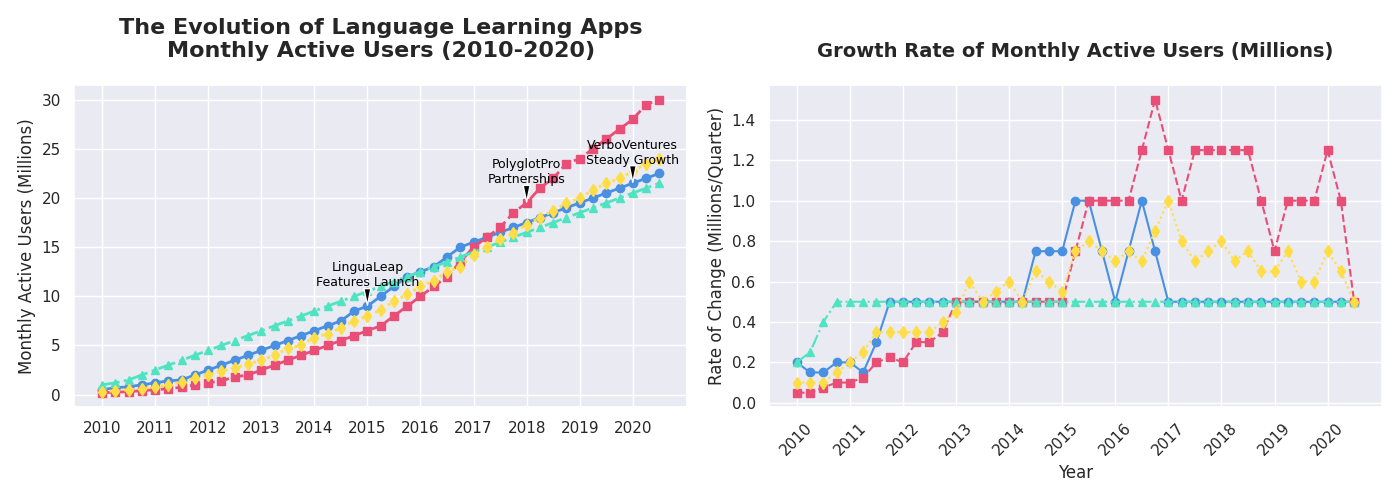

Python code for this plot:
import matplotlib.pyplot as plt
import numpy as np

quarters = np.arange(2010, 2020.75, 0.25)

lingualeap_users = np.array([0.5, 0.7, 0.8, 1.0, 1.2, 1.4, 1.5, 2.0, 2.5, 3.0, 3.5, 4.0, 4.5, 5.0, 5.5, 6.0, 6.5, 7.0, 7.5, 8.5, 9.0, 10.0, 11.0, 12.0, 12.5, 13.0, 14.0, 15.0, 15.5, 16.0, 16.5, 17.0, 17.5, 18.0, 18.5, 19.0, 19.5, 20.0, 20.5, 21.0, 21.5, 22.0, 22.5])
polyglotpro_users = np.array([0.2, 0.25, 0.3, 0.4, 0.5, 0.6, 0.75, 1.0, 1.2, 1.4, 1.8, 2.0, 2.5, 3.0, 3.5, 4.0, 4.5, 5.0, 5.5, 6.0, 6.5, 7.0, 8.0, 9.0, 10.0, 11.0, 12.0, 13.5, 15.0, 16.0, 17.0, 18.5, 19.5, 21.0, 22.0, 23.5, 24.0, 25.0, 26.0, 27.0, 28.0, 29.5, 30.0])
verboventures_users = np.array([1.0, 1.2, 1.5, 2.0, 2.5, 3.0, 3.5, 4.0, 4.5, 5.0, 5.5, 6.0, 6.5, 7.0, 7.5, 8.0, 8.5, 9.0, 9.5, 10.0, 10.5, 11.0, 11.5, 12.0, 12.5, 13.0, 13.5, 14.0, 14.5, 15.0, 15.5, 16.0, 16.5, 17.0, 17.5, 18.0, 18.5, 19.0, 19.5, 20.0, 20.5, 21.0, 21.5])
talktech_users = np.array([0.3, 0.4, 0.5, 0.6, 0.8, 1.0, 1.3, 1.7, 2.0, 2.4, 2.7, 3.1, 3.5, 4.0, 4.7, 5.0, 5.8, 6.2, 6.8, 7.5, 8.0, 8.6, 9.5, 10.2, 11.0, 11.6, 12.5, 13.0, 14.2, 15.0, 15.8, 16.4, 17.3, 18.0, 18.7, 19.5, 20.0, 20.8, 21.5, 22.0, 22.7, 23.5, 24.0])

fig, ax = plt.subplots(1, 2, figsize=(14, 5), sharex=True)

ax[0].plot(quarters, lingualeap_users, marker='o', linestyle='-', color='#4a90e2', linewidth=2)
ax[0].plot(quarters, polyglotpro_users, marker='s', linestyle='--', color='#e94e77', linewidth=2)
ax[0].plot(quarters, verboventures_users, marker='^', linestyle='-.', color='#50e3c2', linewidth=2)
ax[0].plot(quarters, talktech_users, marker='d', linestyle=':', color='#ffdd44', linewidth=2)

lingualeap_rate = np.gradient(lingualeap_users)
polyglotpro_rate = np.gradient(polyglotpro_users)
verboventures_rate = np.gradient(verboventures_users)
talktech_rate = np.gradient(talktech_users)

ax[1].plot(quarters, lingualeap_rate, marker='o', linestyle='-', color='#4a90e2', linewidth=1.5)
ax[1].plot(quarters, polyglotpro_rate, marker='s', linestyle='--', color='#e94e77', linewidth=1.5)
ax[1].plot(quarters, verboventures_rate, marker='^', linestyle='-.', color='#50e3c2', linewidth=1.5)
ax[1].plot(quarters, talktech_rate, marker='d', linestyle=':', color='#ffdd44', linewidth=1.5)

ax[0].set_title('The Evolution of Language Learning Apps\nMonthly Active Users (2010-2020)', fontsize=16, fontweight='bold', pad=20)
ax[0].set_ylabel('Monthly Active Users (Millions)', fontsize=12)
ax[1].set_title('Growth Rate of Monthly Active Users (Millions)', fontsize=14, fontweight='bold', pad=20)
ax[1].set_xlabel('Year', fontsize=12)
ax[1].set_ylabel('Rate of Change (Millions/Quarter)', fontsize=12)

ax[1].set_xticks(quarters[::4])
ax[1].set_xticklabels(range(2010, 2021), rotation=45)

annotations_users = {
    2015: ("LinguaLeap\nFeatures Launch", lingualeap_users[20]),
    2018: ("PolyglotPro\nPartnerships", polyglotpro_users[32]),
    2020: ("VerboVentures\nSteady Growth", verboventures_users[42]),
}

for year, (text, y_value) in annotations_users.items():
    ax[0].annotate(text, xy=(year, y_value), xytext=(year, y_value + 2),
                   arrowprops=dict(facecolor='black', shrink=0.05, width=1, headwidth=5),
                   fontsize=9, color='black', ha='center')

plt.tight_layout()
plt.show()
